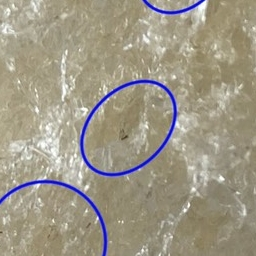
#> input picture Crops/dirty_positive/dirty_11_109_mask.jpg, 256 x 256 px
$ python -i run_crop_baseline_experiment.py   (imports and definitions only)   (older library calls are emulated)
#> lines starting #> are read from the running program, lines starting #| are printed output that depends on the picture
#> further down, picture is the input picture: shape (256, 256, 3); mean B, G, R 134.8, 151.8, 158.4
from __future__ import annotations

import argparse
import csv
import hashlib
import json
import pickle
import platform
from collections import Counter, defaultdict
from datetime import datetime
from pathlib import Path
from typing import Any

import cv2
import numpy as np

try:
    import sklearn
    from sklearn.dummy import DummyClassifier
    from sklearn.linear_model import LogisticRegression
    from sklearn.metrics import (
        accuracy_score,
        average_precision_score,
        confusion_matrix,
        f1_score,
        precision_score,
        recall_score,
        roc_auc_score,
    )
    from sklearn.pipeline import Pipeline
    from sklearn.preprocessing import StandardScaler
except ImportError as exc:  # pragma: no cover - exercised only on missing dependency hosts.
    raise SystemExit("BLOCKED_MISSING_DEPENDENCY: scikit-learn is required and was not installed") from exc


POSITIVE_CLASS = "dirty_positive"
NEGATIVE_CLASS = "clean_negative"
VALID_LABELS = {POSITIVE_CLASS, NEGATIVE_CLASS}
VALID_SPLITS = {"train", "validation", "test"}
RESIZE_WIDTH = 128
RESIZE_HEIGHT = 128
THRESHOLD_CANDIDATES = [round(value / 100, 2) for value in range(10, 91, 5)]
FEATURE_VERSION = "handcrafted_crop_pixels_v1"

REQUIRED_LINEAGE_COLUMNS = [
    "output_file",
    "label",
    "resolved_image_id",
    "resolved_source_image",
    "dataset_split",
]


class ExperimentError(RuntimeError):
    pass


# [20 lines left out: functions read_csv, write_csv, file_sha256, not called in this run]


def ensure_output_empty(output_dir: Path) -> None:
    if output_dir.exists() and any(output_dir.iterdir()):
        raise ExperimentError(f"Output directory already contains files: {output_dir}")


# [4 lines left out: function require_columns, not called in this run]


def feature_names() -> list[str]:
    names = [
        "gray_mean",
        "gray_std",
        "gray_min",
        "gray_max",
        "gray_p05",
        "gray_p25",
        "gray_p50",
        "gray_p75",
        "gray_p95",
        "gray_dark_fraction",
        "gray_bright_fraction",
    ]
    names.extend([f"gray_hist_{index:02d}" for index in range(16)])
    names.extend(
        [
            "laplacian_variance",
            "sobel_magnitude_mean",
            "sobel_magnitude_std",
            "edge_pixel_fraction",
            "h_mean",
            "h_std",
            "s_mean",
            "s_std",
            "v_mean",
            "v_std",
        ]
    )
    names.extend([f"saturation_hist_{index:02d}" for index in range(8)])
    names.extend([f"value_hist_{index:02d}" for index in range(8)])
    return names


FEATURE_NAMES = feature_names()


def extract_features(image: np.ndarray) -> np.ndarray:
    resized = cv2.resize(image, (RESIZE_WIDTH, RESIZE_HEIGHT), interpolation=cv2.INTER_AREA)
    gray = cv2.cvtColor(resized, cv2.COLOR_BGR2GRAY).astype(np.float32)
    gray_unit = gray / 255.0
    gray_hist = cv2.calcHist([gray.astype(np.uint8)], [0], None, [16], [0, 256]).flatten().astype(np.float64)
#> gray_hist = [0, 0, 146, 87, 71, 74, 89, 447, 4908, 5511, 2962, 1167, 531, 236, 103, 52]
    gray_hist /= gray_hist.sum() if gray_hist.sum() else 1.0
#> gray_hist = [0, 0, 0.00891, 0.00531, 0.00433, 0.00452, 0.00543, 0.0273, 0.3, 0.336, 0.181, 0.0712, 0.0324, 0.0144, 0.00629, 0.00317]

    laplacian = cv2.Laplacian(gray, cv2.CV_32F)
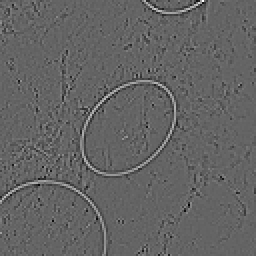
#> laplacian: shape (128, 128) float32 (shown 2 times larger); min -283, max 438, mean 0; drawn with min black and max white
    sobel_x = cv2.Sobel(gray, cv2.CV_32F, 1, 0, ksize=3)
    sobel_y = cv2.Sobel(gray, cv2.CV_32F, 0, 1, ksize=3)
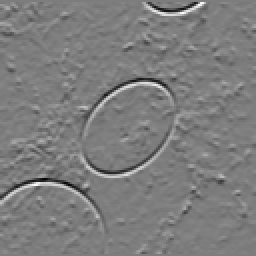
#> sobel_y: shape (128, 128) float32 (shown 2 times larger); min -611, max 630, mean -0.8; drawn with min black and max white
    sobel_mag = cv2.magnitude(sobel_x, sobel_y)
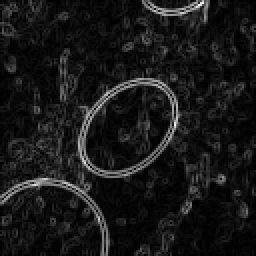
#> sobel_mag: shape (128, 128) float32 (shown 2 times larger); min 0, max 772.6, mean 74.6; drawn with min black and max white

    hsv = cv2.cvtColor(resized, cv2.COLOR_BGR2HSV).astype(np.float32)
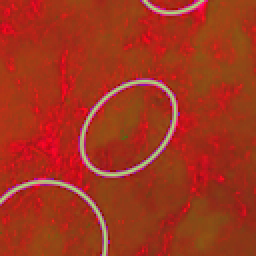
#> hsv: shape (128, 128, 3) float32 (shown 2 times larger); mean B, G, R 29, 51.9, 163
    h = hsv[:, :, 0] / 179.0
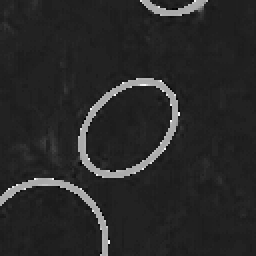
#> h: shape (128, 128) float32 (shown 2 times larger); min 0, max 0.994, mean 0.162
    s = hsv[:, :, 1] / 255.0
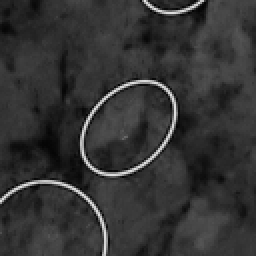
#> s: shape (128, 128) float32 (shown 2 times larger); min 0.00392, max 0.894, mean 0.204
    v = hsv[:, :, 2] / 255.0
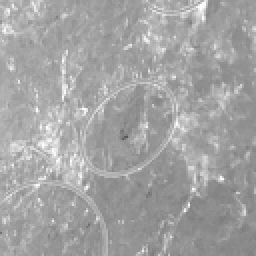
#> v: shape (128, 128) float32 (shown 2 times larger); min 0.341, max 1, mean 0.639
    sat_hist = cv2.calcHist([hsv[:, :, 1].astype(np.uint8)], [0], None, [8], [0, 256]).flatten().astype(np.float64)
#> sat_hist = [2136, 11602, 2122, 95, 110, 107, 179, 33]
    val_hist = cv2.calcHist([hsv[:, :, 2].astype(np.uint8)], [0], None, [8], [0, 256]).flatten().astype(np.float64)
#> val_hist = [0, 0, 3, 33, 8027, 6969, 1144, 208]
    sat_hist /= sat_hist.sum() if sat_hist.sum() else 1.0
#> sat_hist = [0.13, 0.708, 0.13, 0.0058, 0.00671, 0.00653, 0.0109, 0.00201]
    val_hist /= val_hist.sum() if val_hist.sum() else 1.0
#> val_hist = [0, 0, 0.000183, 0.00201, 0.49, 0.425, 0.0698, 0.0127]

    values: list[float] = [
        float(gray_unit.mean()),
        float(gray_unit.std()),
        float(gray_unit.min()),
        float(gray_unit.max()),
        float(np.percentile(gray_unit, 5)),
        float(np.percentile(gray_unit, 25)),
        float(np.percentile(gray_unit, 50)),
        float(np.percentile(gray_unit, 75)),
        float(np.percentile(gray_unit, 95)),
        float(np.mean(gray_unit < 0.20)),
        float(np.mean(gray_unit > 0.80)),
    ]
#> values = [0.596, 0.0981, 0.137, 0.992, 0.498, 0.545, 0.588, 0.643, 0.761, 0.00983, 0.0277]
    values.extend(float(value) for value in gray_hist)
    values.extend(
        [
            float(laplacian.var()),
            float(sobel_mag.mean()),
            float(sobel_mag.std()),
            float(np.mean(sobel_mag > 30.0)),
            float(h.mean()),
            float(h.std()),
            float(s.mean()),
            float(s.std()),
            float(v.mean()),
            float(v.std()),
        ]
    )
    values.extend(float(value) for value in sat_hist)
    values.extend(float(value) for value in val_hist)
    return np.array(values, dtype=np.float64)


# [79 lines left out: functions safe_crop_path, validate_marker_audit, load_and_validate_dataset, not called in this run]


def split_arrays(dataset: dict[str, Any], split: str) -> tuple[np.ndarray, np.ndarray, list[dict[str, Any]]]:
    indices = [index for index, record in enumerate(dataset["records"]) if record["dataset_split"] == split]
    return dataset["X"][indices], dataset["y"][indices], [dataset["records"][index] for index in indices]


def y_to_label(value: int) -> str:
    return POSITIVE_CLASS if int(value) == 1 else NEGATIVE_CLASS


# [4 lines left out: function probability_for_positive, not called in this run]


def f1_from_precision_recall(precision: float, recall: float) -> float:
    return 0.0 if precision + recall == 0 else (2 * precision * recall) / (precision + recall)


# [307 lines left out: functions select_threshold, evaluate_predictions, json_ready, run_experiment, format_metric, report_text and 2 more, not called in this run]


# [2 lines not run here, left out]

>>> import cv2
>>> picture = cv2.imread('../Crops/dirty_positive/dirty_11_109_mask.jpg')
>>> result = extract_features(picture)
#> result = 53 values, max 1673.4 at index 27, min 0 at index 11, mean 34.84

$ run again, on Crops/dirty_positive/dirty_13_41_mask.jpg
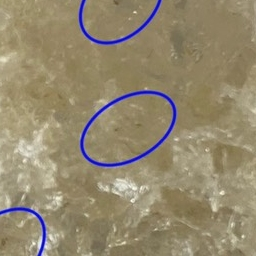
#> input picture Crops/dirty_positive/dirty_13_41_mask.jpg, 256 x 256 px
#> picture is the input picture: shape (256, 256, 3); mean B, G, R 110.3, 136.4, 148
#> in extract_features, `gray_hist = cv2.calcHist([gray.astype(np.uint8)], [0], None, [16], [0,..`: gray_hist = [0, 0, 153, 76, 75, 78, 207, 3415, 7531, 3123, 1130, 353, 169, 61, 13, 0]
#> in extract_features, `gray_hist /= gray_hist.sum() if gray_hist.sum() else 1.0`: gray_hist = [0, 0, 0.00934, 0.00464, 0.00458, 0.00476, 0.0126, 0.208, 0.46, 0.191, 0.069, 0.0215, 0.0103, 0.00372, 0.000793, 0]
#> in extract_features, `s = hsv[:, :, 1] / 255.0`:
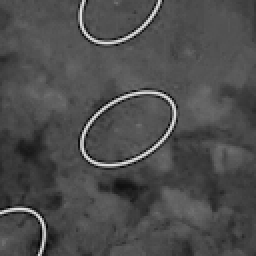
#> s: shape (128, 128) float32 (shown 2 times larger); min 0.0157, max 0.898, mean 0.301
#> in extract_features, `v = hsv[:, :, 2] / 255.0`:
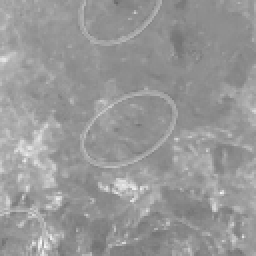
#> v: shape (128, 128) float32 (shown 2 times larger); min 0.404, max 0.973, mean 0.595
#> in extract_features, `sat_hist = cv2.calcHist([hsv[:, :, 1].astype(np.uint8)], [0], None, [8..`: sat_hist = [270, 3241, 11788, 694, 94, 94, 179, 24]
#> in extract_features, `val_hist = cv2.calcHist([hsv[:, :, 2].astype(np.uint8)], [0], None, [8..`: val_hist = [0, 0, 0, 348, 11938, 3674, 393, 31]
#> in extract_features, `sat_hist /= sat_hist.sum() if sat_hist.sum() else 1.0`: sat_hist = [0.0165, 0.198, 0.719, 0.0424, 0.00574, 0.00574, 0.0109, 0.00146]
#> in extract_features, `val_hist /= val_hist.sum() if val_hist.sum() else 1.0`: val_hist = [0, 0, 0, 0.0212, 0.729, 0.224, 0.024, 0.00189]
#> values = [0.537, 0.0813, 0.137, 0.918, 0.451, 0.502, 0.525, 0.573, 0.667, 0.0103, 0.0061]
#> result = 53 values, max 857.4 at index 27, min 0 at index 11, mean 18.73

$ run again, on Crops/dirty_positive/dirty_14_50_mask.jpg
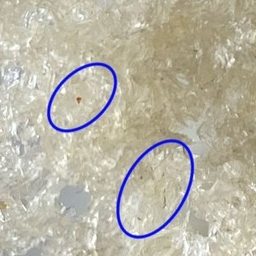
#> input picture Crops/dirty_positive/dirty_14_50_mask.jpg, 256 x 256 px
#> picture is the input picture: shape (256, 256, 3); mean B, G, R 165.9, 180.8, 185.2
#> in extract_features, `gray_hist = cv2.calcHist([gray.astype(np.uint8)], [0], None, [16], [0,..`: gray_hist = [0, 0, 125, 76, 42, 53, 47, 52, 230, 2236, 3143, 4857, 3720, 1273, 406, 124]
#> in extract_features, `gray_hist /= gray_hist.sum() if gray_hist.sum() else 1.0`: gray_hist = [0, 0, 0.00763, 0.00464, 0.00256, 0.00323, 0.00287, 0.00317, 0.014, 0.136, 0.192, 0.296, 0.227, 0.0777, 0.0248, 0.00757]
#> in extract_features, `s = hsv[:, :, 1] / 255.0`:
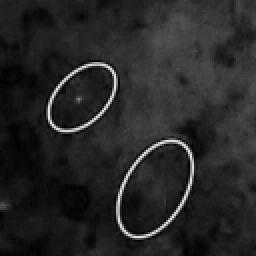
#> s: shape (128, 128) float32 (shown 2 times larger); min 0, max 0.906, mean 0.151
#> in extract_features, `v = hsv[:, :, 2] / 255.0`:
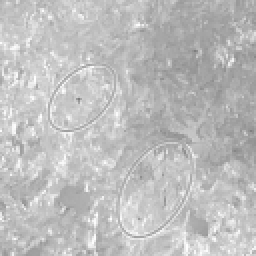
#> v: shape (128, 128) float32 (shown 2 times larger); min 0.49, max 1, mean 0.744
#> in extract_features, `sat_hist = cv2.calcHist([hsv[:, :, 1].astype(np.uint8)], [0], None, [8..`: sat_hist = [7597, 7233, 1124, 80, 84, 79, 142, 45]
#> in extract_features, `val_hist = cv2.calcHist([hsv[:, :, 2].astype(np.uint8)], [0], None, [8..`: val_hist = [0, 0, 0, 3, 721, 8084, 6795, 781]
#> in extract_features, `sat_hist /= sat_hist.sum() if sat_hist.sum() else 1.0`: sat_hist = [0.464, 0.441, 0.0686, 0.00488, 0.00513, 0.00482, 0.00867, 0.00275]
#> in extract_features, `val_hist /= val_hist.sum() if val_hist.sum() else 1.0`: val_hist = [0, 0, 0, 0.000183, 0.044, 0.493, 0.415, 0.0477]
#> values = [0.708, 0.107, 0.137, 0.992, 0.573, 0.651, 0.722, 0.769, 0.855, 0.008, 0.137]
#> result = 53 values, max 2088.9 at index 27, min 0 at index 11, mean 43

$ run again, on Crops/dirty_positive/dirty_15_22_mask.jpg
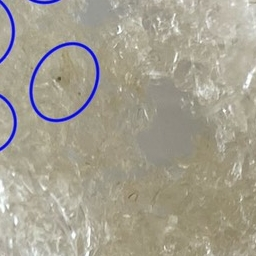
#> input picture Crops/dirty_positive/dirty_15_22_mask.jpg, 256 x 256 px
#> picture is the input picture: shape (256, 256, 3); mean B, G, R 144.8, 159.6, 164.5
#> in extract_features, `gray_hist = cv2.calcHist([gray.astype(np.uint8)], [0], None, [16], [0,..`: gray_hist = [0, 0, 114, 60, 54, 35, 42, 62, 1901, 6439, 4855, 1939, 656, 130, 62, 35]
#> in extract_features, `gray_hist /= gray_hist.sum() if gray_hist.sum() else 1.0`: gray_hist = [0, 0, 0.00696, 0.00366, 0.0033, 0.00214, 0.00256, 0.00378, 0.116, 0.393, 0.296, 0.118, 0.04, 0.00793, 0.00378, 0.00214]
#> in extract_features, `v = hsv[:, :, 2] / 255.0`:
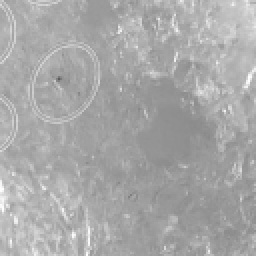
#> v: shape (128, 128) float32 (shown 2 times larger); min 0.353, max 1, mean 0.659
#> in extract_features, `sat_hist = cv2.calcHist([hsv[:, :, 1].astype(np.uint8)], [0], None, [8..`: sat_hist = [5352, 10445, 208, 84, 55, 74, 117, 49]
#> in extract_features, `val_hist = cv2.calcHist([hsv[:, :, 2].astype(np.uint8)], [0], None, [8..`: val_hist = [0, 0, 1, 4, 5538, 9356, 1379, 106]
#> in extract_features, `sat_hist /= sat_hist.sum() if sat_hist.sum() else 1.0`: sat_hist = [0.327, 0.638, 0.0127, 0.00513, 0.00336, 0.00452, 0.00714, 0.00299]
#> in extract_features, `val_hist /= val_hist.sum() if val_hist.sum() else 1.0`: val_hist = [0, 0, 6.1e-05, 0.000244, 0.338, 0.571, 0.0842, 0.00647]
#> values = [0.625, 0.0852, 0.129, 0.996, 0.545, 0.58, 0.62, 0.667, 0.753, 0.00757, 0.0175]
#> result = 53 values, max 1153.1 at index 27, min 0 at index 11, mean 24.41
